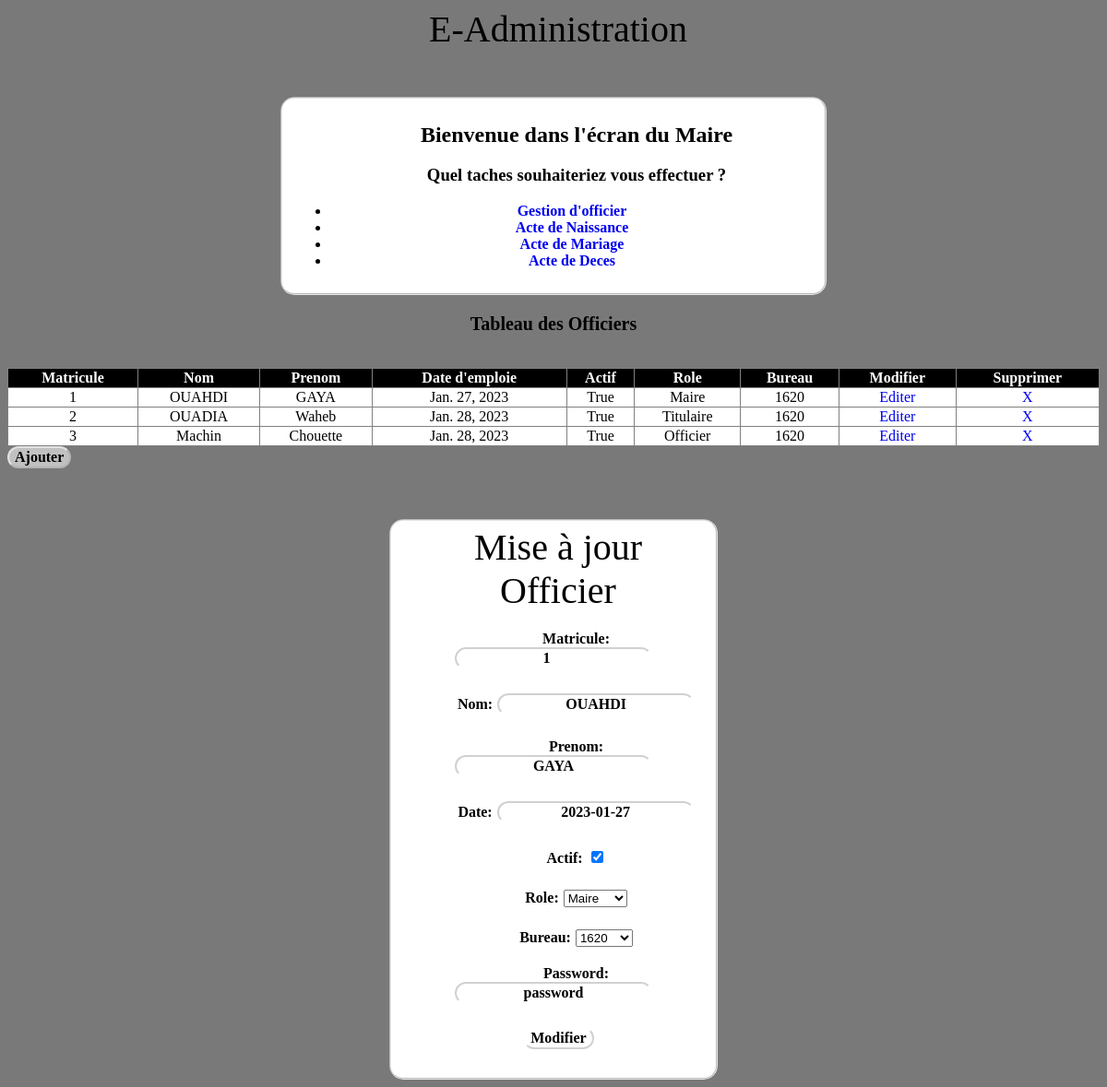
The app's page /Officier/update/1 with its own data.
### Gestion/models.py (models this page shows, shortened)
class Officier(models.Model):
    class role(models.TextChoices):
        Maire = 'Maire'
        Titulaire = 'Titulaire'
        Officier = 'Officier'
    Matricule = models.IntegerField(primary_key=True)
    Nom = models.CharField(max_length=255)
    Prenom = models.CharField(max_length=255)
    Date = models.DateField(default=date.today)
    Actif = models.BooleanField(default=True)
    Role = models.CharField(choices=role.choices, max_length=10)
    Bureau = models.ForeignKey(Bureau, related_name='officier_bureau', on_delete=models.CASCADE)
    Password = models.CharField(max_length=255)

class Bureau(models.Model):
    NumC = models.IntegerField(primary_key=True)
    NomC = models.CharField(max_length=255)
    NomD = models.CharField(max_length=255)
    NomW = models.CharField(max_length=255)
    def __str__(self):
        return f'{self.NumC}'
    objects = models.Manager()

### Gestion/views.py (the view)
# urls.py: path('Officier/update/<int:id>',views.officier_Update,name='updOff'),
def officier_Update(request, id):
    off = Officier.objects.get(Matricule=id)
    if request.method == "POST":
        form = OfficierForm(request.POST, instance=off)
        if form.is_valid():
            form.save()
            return redirect('/Officier/')
    else:
        form = OfficierForm(instance=off)
        return render(request, "Gestion/Officier/updOff.html", {'form': form, 'dataOfficier':Officier.objects.all})

### Gestion/forms.py
class OfficierForm(forms.ModelForm):
   class Meta:
     model = Officier
     fields = '__all__'

### Gestion/templates/Gestion/Officier/updOff.html (shortened to what this page needs)
{% extends 'Gestion/Officier/Officier.html' %}
{% block off_inst %}
<fieldset id="form">
  <h1>Mise à jour Officier</h1>
  <form action="" method="post">
    {{ form.as_p }}
    <input type="submit" value="Modifier" id="envoyer">
 </form>
</fieldset>
{% endblock %}

### Gestion/templates/Gestion/Officier/Officier.html
{% extends 'home.html' %}
{% block content %}
    <p>Tableau des Officiers</p>
    <table width="100%" border="1" style="border-collapse:collapse;margin-top:3%;text-align:center;">
        <thead>
            <tr>
                <th>Matricule</th> <th>Nom</th> <th>Prenom</th> <th>Date d'emploie</th> <th>Actif</th> <th>Role</th> <th>Bureau</th> <th>Modifier</th> <th>Supprimer</th>
            </tr>
        </thead>
        <tbody>
            {% for element in dataOfficier %}
                <tr>
                    <td>{{element.Matricule}}</td>
                    <td>{{element.Nom}}</td>
                    <td>{{element.Prenom}}</td>
                    <td>{{element.Date}}</td>
                    <td>{{element.Actif}}</td>
                    <td>{{element.Role}}</td>
                    <td>{{element.Bureau}}</td>
                    <td><a href="{% url 'updOff' element.Matricule %}">Editer</a></td>
                    <td><a href="{% url 'delOff' element.Matricule %}">X</a></td>
                </tr>
             {% endfor %}
        </tbody>
    </table>
    <a href="{% url 'addOff'%}"><input type="submit" value="Ajouter"></a>
    {% block off_inst %}{% endblock %}
{% endblock %}

### Gestion/static/Gestion/Style.css (style rules this page uses)
body { background: rgb(121, 121, 121); }
a { text-decoration: none; }
h1 { font-family: 'Franklin Gothic Medium'; font-size: 2.5em; font-weight: normal; margin: 0 0 0 10px; text-decoration: none; color: #000000; transition: margin 1s; text-align: center; }
input { margin-bottom: 5px; font-size: medium; font-weight: bolder; font-family: 'Lucida Sans'; color: #000000; border-radius: 15px; background-color: rgba(255, 255, 255, 0.541); border-color: rgba(255, 255, 255, 0.541); transition: background-color 1s, color 1s; align-items: center; text-align: center; }
label { margin-left: 15%; font-size: medium; font-weight: bolder; font-family: 'Lucida Sans'; color: #000000; text-align: center; }
fieldset { margin-top: 50px; background-color: rgb(255, 255, 255); margin-left: 25%; margin-right: 25%; border-radius: 15px; border-color: rgba(211, 211, 211, 0.541); }
#form { margin-top: 50px; background-color: rgb(255, 255, 255); margin-left: 35%; margin-right: 35%; border-radius: 15px; border-color: rgba(211, 211, 211, 0.541); }
p { text-align: center; font-size: 20px; font-weight: bolder; font-family: 'Lucida Sans'; color: #000000; }
th { background-color: #000; color: white; font-family: 'Lucida Sans'; }
td { background-color: rgb(255, 255, 255); color: rgb(0, 0, 0); font-family: 'Lucida Sans'; font-weight: 500; }
#envoyer { margin-left: 40%; }

### records on screen
Officier: Matricule "1", Nom "OUAHDI", Prenom "GAYA", Date "Jan. 27, 2023", Actif "True", Role "Maire", Bureau "1620", Date "2023-01-27", Actif "☑", Password "password"
Officier: Matricule "2", Nom "OUADIA", Prenom "Waheb", Date "Jan. 28, 2023", Actif "True", Role "Titulaire", Bureau "1620"
Officier: Matricule "3", Nom "Machin", Prenom "Chouette", Date "Jan. 28, 2023", Actif "True", Role "Officier", Bureau "1620"
